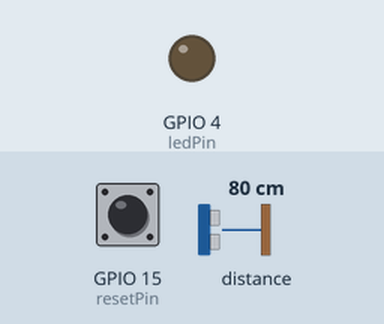
The sketch below on a simulated ESP8266 (NodeMCU). Shown: output pins drawn as LEDs (lit = HIGH). Wiring (inferred from the names in the program): ultrasonic range finder: trigger GPIO 2; echo GPIO 0. The inputs (shaded band) are chosen by the test bench; at power-on: GPIO 15 (resetPin) LOW, distance to the obstacle 80 cm. The echo pulse lasts 58.3 µs per cm; WiFi joins after 1.5 s; servers stay silent unless stated; storage starts empty; pins used as bus, display or sensor lines are not drawn; what the sketch prints to the serial monitor is not drawn.

Above: at 0.1 s.
At 1.9 s:
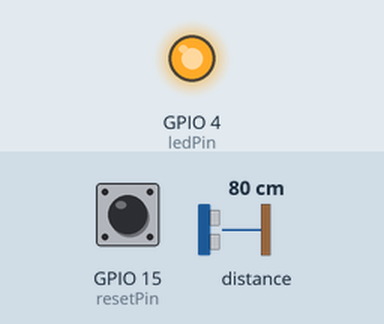
Timing chart, 0 to 3.4 s (numbered marks = the images above):
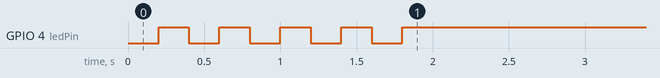

The sketch:

Smart_Water_Tank.ino
```cpp
#define BLYNK_PRINT Serial

#include <FS.h>
#include <ESP8266WiFi.h>
#include <DNSServer.h>
#include <ESP8266WebServer.h>
#include <WiFiManager.h>
#include <ArduinoJson.h>
#include <BlynkSimpleEsp8266.h>
#include <Ticker.h>

//Define variables
long duration;
int distance;
int delay_reset = 0;
int delay_water_filled = 0;
bool shouldSaveConfig = false;
bool blynkConnected = false;

//Define constants
const int trigPin = 2;  //D4
const int echoPin = 0;  //D3
const int resetPin = 15; //D8
const int ledPin = 4; //D2
const int delayTime = 5000;
char blynk_token[34] = "";
char blynk_pin[4] = "";
char blynk_pin_overflow[4] = "";
char tank_height[10] = "";
char tank_overflow_height[10] = "";

BlynkTimer timer;
WiFiManager wifiManager;
Ticker ticker;

void setup() {
  Serial.begin(9600);
  Serial.print("Starting up smart water tank :) ...");

// Just for testing purposes ;)
//  WiFi.disconnect(true);
//  delay(2000);
//  ESP.reset();

  pinMode(trigPin, OUTPUT); // Sets the trigPin as an Output
  pinMode(echoPin, INPUT); // Sets the echoPin as an Input
  pinMode(resetPin, INPUT); //Sets the resetPin as an input
  pinMode(ledPin, OUTPUT); //Sets the ledPin as output

  //Using ticker to check connection state every 200ms without getting affected by wifi or blynk process
  ticker.attach(0.2, checkConnection);

  //Reading configuration from config.json
  Serial.println("Mounting FS...");
  if (SPIFFS.begin()) {
    Serial.println("Mounted file system");
    if (SPIFFS.exists("/config.json")) {
      Serial.println("Reading config file");
      File configFile = SPIFFS.open("/config.json", "r");
      if (configFile) {
        Serial.println("Opened config file");
        size_t size = configFile.size();
        std::unique_ptr<char[]> buf(new char[size]);
        configFile.readBytes(buf.get(), size);
        DynamicJsonBuffer jsonBuffer;
        JsonObject& json = jsonBuffer.parseObject(buf.get());
        json.printTo(Serial);
        if (json.success()) {
          Serial.println("\nParsed json");
          if(json.containsKey("blynk_token") && json.containsKey("blynk_pin") && json.containsKey("tank_height") && json.containsKey("tank_overflow_height") && json.containsKey("blynk_pin_overflow")){
             strcpy(blynk_token, json["blynk_token"]);
             strcpy(blynk_pin, json["blynk_pin"]);
             strcpy(blynk_pin_overflow, json["blynk_pin_overflow"]);
             strcpy(tank_height, json["tank_height"]);
             strcpy(tank_overflow_height, json["tank_overflow_height"]);
          }
        } else {
          Serial.println("Failed to load config.json");
        }
        configFile.close();
      }
    }
  } else {
    Serial.println("Failed to mount FS");
  }


  //Configuring custom params
  WiFiManagerParameter custom_blynk_token("blynk", "Blynk Token", blynk_token, 34);
  WiFiManagerParameter custom_blynk_pin("blynk_pin", "Water level V-Pin (Ex - 0,1...127)", blynk_pin, 4);
  WiFiManagerParameter custom_blynk_pin_overflow("blynk_pin_overflow", "Water overflow V-Pin (Ex - 0,1...127)", blynk_pin_overflow, 4);
  WiFiManagerParameter custom_tank_height("tank_height", "Water Tank Height (In cm)", tank_height, 10);
  WiFiManagerParameter custom_tank_overflow_height("tank_overflow_height", "Water Tank Overflow Level (In cm)", tank_overflow_height, 10);


  //Start WiFi Manager
  wifiManager.setSaveConfigCallback(saveConfigCallback);

  //Adding custom CSS to WiFi Manager
  wifiManager.setCustomHeadElement("<style>body{background: #f7f5f5;}button{transition: 0.3s;opacity: 0.8;cursor: pointer;border:0;border-radius:1rem;background-color:#1dca79;color:#fff;line-height:2.4rem;font-size:1.2rem;width:100%;}button:hover {opacity: 1}button[type=\"submit\"]{margin-top: 15px;margin-bottom: 10px;font-weight: bold;text-transform: capitalize;}input{height: 30px;font-family:verdana;margin-top: 5px;background-color: rgb(253, 253, 253);border: 0px;-webkit-box-shadow: 2px 2px 5px 0px rgba(0,0,0,0.75);-moz-box-shadow: 2px 2px 5px 0px rgba(0,0,0,0.75);box-shadow: 2px 2px 5px 0px rgba(0,0,0,0.75);}div{color: #14a762;}div a{text-decoration: none;color: #14a762;}div[style*=\"text-align:left;\"]{color: black;}, div[class*=\"c\"]{border: 0px;}a[href*=\"wifi\"]{border: 2px solid #1dca79;text-decoration: none;color: #1dca79;padding: 10px 30px 10px 30px;font-family: verdana;font-weight: bolder;transition: 0.3s;border-radius: 5rem;}a[href*=\"wifi\"]:hover{background: #1dca79;color: white;}</style>");

  //Adding custom params
  wifiManager.addParameter(&custom_blynk_token);
  wifiManager.addParameter(&custom_blynk_pin);
  wifiManager.addParameter(&custom_blynk_pin_overflow);
  wifiManager.addParameter(&custom_tank_height);
  wifiManager.addParameter(&custom_tank_overflow_height);
  wifiManager.autoConnect("Smart Water Tank");

  //Applying custom params
  strcpy(blynk_token, custom_blynk_token.getValue());
  strcpy(blynk_pin, custom_blynk_pin.getValue());
  strcpy(blynk_pin_overflow, custom_blynk_pin_overflow.getValue());
  strcpy(tank_height, custom_tank_height.getValue());
  strcpy(tank_overflow_height, custom_tank_overflow_height.getValue());


  //Saving the custom parameters to config.json
  if (shouldSaveConfig) {
    Serial.println("Saving config");
    DynamicJsonBuffer jsonBuffer;
    JsonObject& json = jsonBuffer.createObject();
    json["blynk_token"] = blynk_token;
    json["blynk_pin"] = blynk_pin;
    json["blynk_pin_overflow"] = blynk_pin_overflow;
    json["tank_height"] = tank_height;
    json["tank_overflow_height"] = tank_overflow_height;

    File configFile = SPIFFS.open("/config.json", "w");
    if (!configFile) {
      Serial.println("Failed to open config file for writing");
    }

    json.printTo(Serial);
    json.printTo(configFile);
    configFile.close();
  }

  Blynk.config(blynk_token);

  //Adding some timers here
  timer.setInterval(2000L, sendDistance);
  timer.setInterval(1000L, checkReset);
}

void loop() {
  Blynk.run();
  timer.run();
}

void checkReset(){
  //Reset everything if resetPin is set HIGH for longer duration
  if(delay_reset >= delayTime){
    wifiManager.resetSettings();
    delay(1000);
    ESP.restart();
  }

  if(digitalRead(resetPin)==HIGH){
     delay_reset = delay_reset+1000;
  }else{
     delay_reset = 0;
  }
}

void saveConfigCallback() {
  Serial.println("Should save config");
  shouldSaveConfig = true;
}

void checkConnection(){
  //Cheking if Blynk is connected to server
  blynkConnected = Blynk.connected();

  if(!blynkConnected){
    digitalWrite(ledPin, !digitalRead(ledPin));
  }else{
    digitalWrite(ledPin, HIGH);
  }
}

void sendDistance(){
  //Refreshing distance between sensor and water before pushing it to blynk server :)
  refreshDistance();

  //Lets push the values to server now
  int pin = atoi(blynk_pin);
  int overflowPin = atoi(blynk_pin_overflow);
  int height = atoi(tank_height);
  int overflowHeight = atoi(tank_overflow_height);

  double variation = height-distance;

  int variation_percent = variation/height * 100;
  Serial.print("Distance : "+String(distance));
  Serial.print(", Height : "+String(height));
  Serial.print(", Overflow Height : "+String(overflowHeight));
  Serial.println(", V-Pin : "+String(pin));
  Serial.print("Blynk Connected : "+String(blynkConnected));
  Serial.print(", Blynk Token : "+String(blynk_token));
  Serial.println(", Variation : "+String(variation));

  //updating water level in percentage
  Blynk.virtualWrite(pin, variation_percent);

  //Checking if water has reached overflow level
  if(variation>=overflowHeight){

    if (delay_water_filled >= delayTime){
      Blynk.virtualWrite(overflowPin, 1);
      Serial.println("overflow");
    }else{
      //Adding 2 seconds to delay time, if water level is reached, but hasn't satisfied the minimum delay for turning off the pump
      delay_water_filled = delay_water_filled + 2000;
    }

  }else{
    //Resetting delay time if water level goes down the defined level
    delay_water_filled = 0;
  }


}

void refreshDistance(){
  digitalWrite(trigPin, LOW);
  delayMicroseconds(2);
  digitalWrite(trigPin, HIGH);
  delayMicroseconds(10);
  digitalWrite(trigPin, LOW);
  duration = pulseIn(echoPin, HIGH);
  distance= duration*0.034/2;
}
```

Measured:
- by itself, GPIO 4 (ledPin): alternates HIGH for 0.20 s and LOW for 0.20 s, 8 changes in all, then stays HIGH
